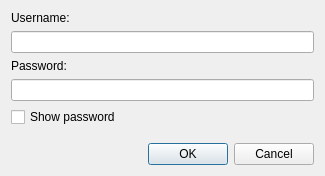
<?xml version="1.0" encoding="UTF-8"?>
<ui version="4.0">
 <class>PasswordDialog</class>
 <widget class="QDialog" name="PasswordDialog">
  <property name="geometry">
   <rect>
    <x>0</x>
    <y>0</y>
    <width>325</width>
    <height>176</height>
   </rect>
  </property>
  <property name="windowTitle">
   <string>Passwort required</string>
  </property>
  <property name="windowIcon">
   <iconset resource="../../ressources.qrc">
    <normaloff>:/icons/logo.png</normaloff>:/icons/logo.png</iconset>
  </property>
  <layout class="QVBoxLayout" name="verticalLayout">
   <item>
    <widget class="QLabel" name="label_2">
     <property name="text">
      <string>Username:</string>
     </property>
    </widget>
   </item>
   <item>
    <widget class="QLineEdit" name="tfUser"/>
   </item>
   <item>
    <widget class="QLabel" name="label">
     <property name="text">
      <string>Password:</string>
     </property>
    </widget>
   </item>
   <item>
    <widget class="QLineEdit" name="tfPassw">
     <property name="inputMask">
      <string/>
     </property>
     <property name="echoMode">
      <enum>QLineEdit::Password</enum>
     </property>
    </widget>
   </item>
   <item>
    <widget class="QCheckBox" name="rbShowPassw">
     <property name="text">
      <string>Show password</string>
     </property>
    </widget>
   </item>
   <item>
    <spacer name="verticalSpacer">
     <property name="orientation">
      <enum>Qt::Vertical</enum>
     </property>
     <property name="sizeHint" stdset="0">
      <size>
       <width>20</width>
       <height>40</height>
      </size>
     </property>
    </spacer>
   </item>
   <item>
    <widget class="QDialogButtonBox" name="buttonBox">
     <property name="orientation">
      <enum>Qt::Horizontal</enum>
     </property>
     <property name="standardButtons">
      <set>QDialogButtonBox::Cancel|QDialogButtonBox::Ok</set>
     </property>
    </widget>
   </item>
  </layout>
 </widget>
 <resources>
  <include location="../../ressources.qrc"/>
 </resources>
 <connections>
  <connection>
   <sender>buttonBox</sender>
   <signal>rejected()</signal>
   <receiver>PasswordDialog</receiver>
   <slot>reject()</slot>
   <hints>
    <hint type="sourcelabel">
     <x>316</x>
     <y>260</y>
    </hint>
    <hint type="destinationlabel">
     <x>286</x>
     <y>274</y>
    </hint>
   </hints>
  </connection>
  <connection>
   <sender>buttonBox</sender>
   <signal>accepted()</signal>
   <receiver>PasswordDialog</receiver>
   <slot>accept()</slot>
   <hints>
    <hint type="sourcelabel">
     <x>248</x>
     <y>254</y>
    </hint>
    <hint type="destinationlabel">
     <x>157</x>
     <y>274</y>
    </hint>
   </hints>
  </connection>
 </connections>
</ui>
